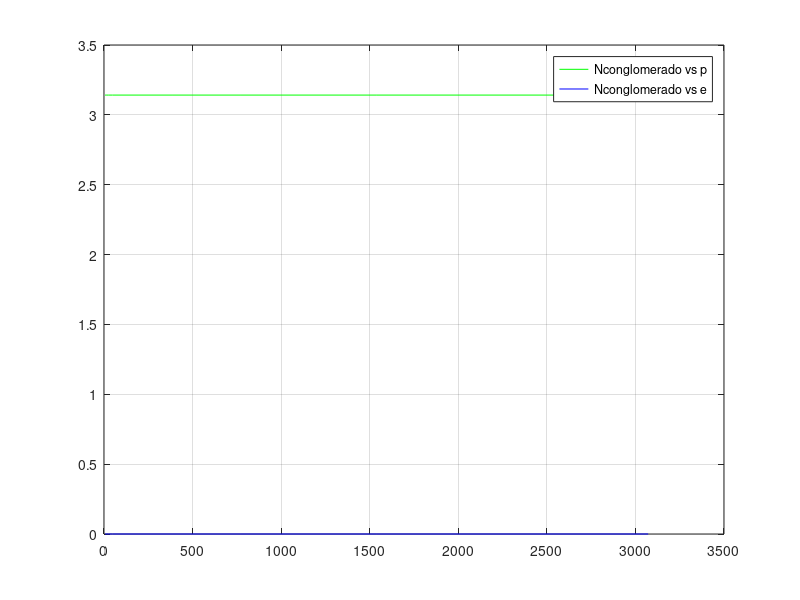

This chart was generated by the following MATLAB code:
%exercise 8.3 
%The following method of computing ? was discovered by Archimedes:
%1. Let A = 1 and N = 6
%2. Repeat 10 times, say:
%Replace N by 2N
%Replace A by [2 ? (4 ? A2)]1/2
%Let L = NA/2
%Let U = L/1 ? A2/2
%Let P = (U + L)/2 (estimate of ?)
%Let E = (U ? L)/2 (estimate of error)
%Print N , P, E
%3. Stop 
%Write a program to implement the algorithm.
clear all
close all
clc
disp('ejercicio 8.3')
A=1;
N=6;
M=1
for i=1:10;
    Nconglomerado(M)=N
    N=2*N;
    A=((2-sqrt(4-A.^2))^0.5);
    M=M+1
end
L=((N*A)/2)
U=L/(sqrt(1-((A.^2)/2)))
P=(U+L)/2
p=[P P P P P P P P P P]
E=(U-L)/2
e=[E E E E E E E E E E]
plot(Nconglomerado, p,'g'),grid on
hold on
plot(Nconglomerado, e, 'b'),grid on
legend('Nconglomerado vs p','Nconglomerado vs e');
grid on
